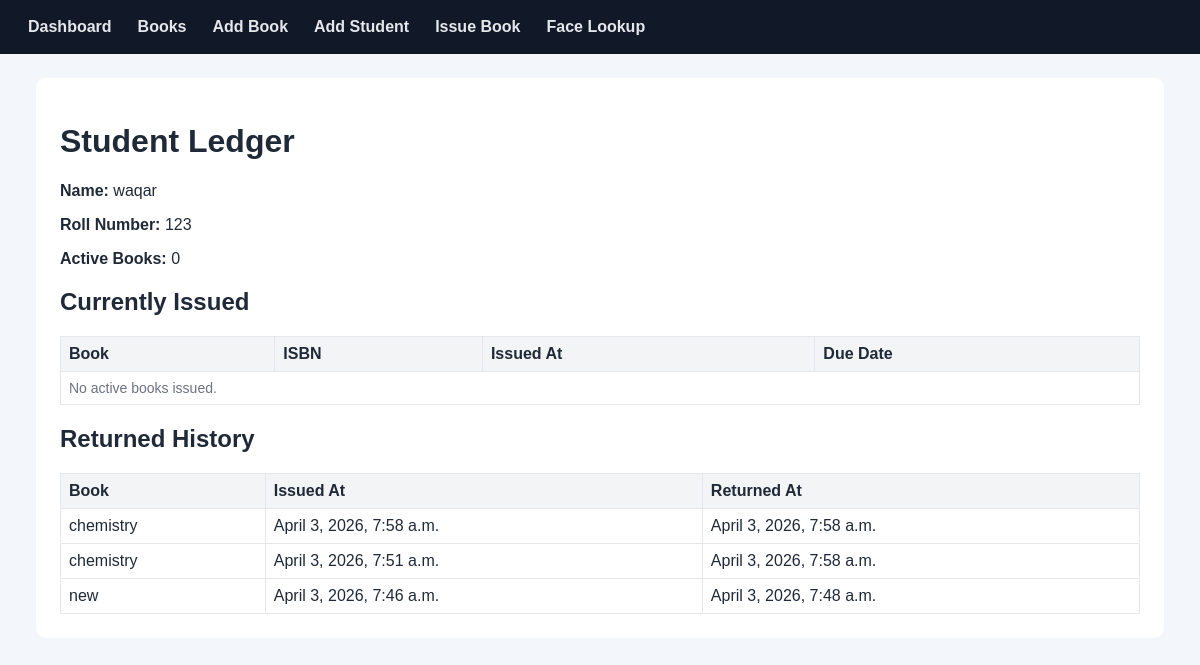
The app's page /students/1/ with its own data.
### students/models.py (models this page shows, shortened)
class Student(models.Model):
    name = models.CharField(max_length=120)
    roll_number = models.CharField(max_length=40, unique=True)
    books_issued = models.PositiveIntegerField(default=0)
    face_image = models.ImageField(upload_to='student_faces/')

### books/models.py (models this page shows, shortened)
class IssueRecord(models.Model):
    student = models.ForeignKey('students.Student', on_delete=models.CASCADE, related_name='issue_records')
    book = models.ForeignKey(Book, on_delete=models.CASCADE, related_name='issue_records')
    issued_at = models.DateTimeField(auto_now_add=True)
    due_date = models.DateField(blank=True, null=True)
    returned_at = models.DateTimeField(blank=True, null=True)
    class Meta:
        ordering = ('-issued_at',)
        constraints = [
            models.UniqueConstraint(
                fields=('student', 'book'),
                condition=Q(returned_at__isnull=True),
                name='unique_active_issue_per_student_book',
            )
        ]

class Book(models.Model):
    title = models.CharField(max_length=200)
    author = models.CharField(max_length=120)
    isbn = models.CharField(max_length=20, unique=True)
    total_copies = models.PositiveIntegerField(default=1)
    available_copies = models.PositiveIntegerField(default=1)
    created_at = models.DateTimeField(auto_now_add=True)
    class Meta:
        ordering = ('title',)

### books/views.py (the view)
# urls.py: path('students/<int:student_id>/', views.student_ledger, name='student-ledger'),
def student_ledger(request: HttpRequest, student_id: int) -> HttpResponse:
    student = get_object_or_404(Student, pk=student_id)
    active_count = _refresh_student_book_count(student)
    records = IssueRecord.objects.filter(student=student).select_related('book')
    active_records = records.filter(returned_at__isnull=True)
    returned_records = records.filter(returned_at__isnull=False)
    return render(
        request,
        'books/student_ledger.html',
        {
            'student': student,
            'active_count': active_count,
            'active_records': active_records,
            'returned_records': returned_records,
        },
    )

### books/views.py (called while the page is built)
def _refresh_student_book_count(student: Student) -> int:
    active_count = IssueRecord.objects.filter(student=student, returned_at__isnull=True).count()
    if student.books_issued != active_count:
        student.books_issued = active_count
        student.save(update_fields=['books_issued'])
    return active_count

### books/templates/books/student_ledger.html
{% extends 'base.html' %}
{% block content %}
<h1>Student Ledger</h1>
<p><strong>Name:</strong> {{ student.name }}</p>
<p><strong>Roll Number:</strong> {{ student.roll_number }}</p>
<p><strong>Active Books:</strong> {{ active_count }}</p>
<h2>Currently Issued</h2>
<table>
    <thead>
    <tr>
        <th>Book</th>
        <th>ISBN</th>
        <th>Issued At</th>
        <th>Due Date</th>
    </tr>
    </thead>
    <tbody>
    {% for record in active_records %}
        <tr>
            <td>{{ record.book.title }}</td>
            <td>{{ record.book.isbn }}</td>
            <td>{{ record.issued_at }}</td>
            <td>{{ record.due_date|default:'-' }}</td>
        </tr>
    {% empty %}
        <tr><td colspan="4" class="muted">No active books issued.</td></tr>
    {% endfor %}
    </tbody>
</table>
<h2>Returned History</h2>
<table>
    <thead>
    <tr>
        <th>Book</th>
        <th>Issued At</th>
        <th>Returned At</th>
    </tr>
    </thead>
    <tbody>
    {% for record in returned_records %}
        <tr>
            <td>{{ record.book.title }}</td>
            <td>{{ record.issued_at }}</td>
            <td>{{ record.returned_at }}</td>
        </tr>
    {% empty %}
        <tr><td colspan="3" class="muted">No returned records yet.</td></tr>
    {% endfor %}
    </tbody>
</table>
{% endblock %}

### templates/base.html (style rules this page uses)
body { font-family: Arial, sans-serif; margin: 0; background: #f3f6fb; color: #1f2937; }
table { width: 100%; border-collapse: collapse; margin-top: 12px; }
th, td { border: 1px solid #e5e7eb; padding: 8px; text-align: left; }
th { background: #f3f4f6; }
.muted { color: #6b7280; font-size: 14px; }

### records on screen
Student: name "waqar", roll_number "123"
IssueRecord: book "chemistry", issued_at "April 3, 2026, 7:58 a.m.", returned_at "April 3, 2026, 7:58 a.m."
IssueRecord: book "chemistry", issued_at "April 3, 2026, 7:51 a.m.", returned_at "April 3, 2026, 7:58 a.m."
IssueRecord: book "new", issued_at "April 3, 2026, 7:46 a.m.", returned_at "April 3, 2026, 7:48 a.m."

### other values on screen
{{ active_count }} "0"
